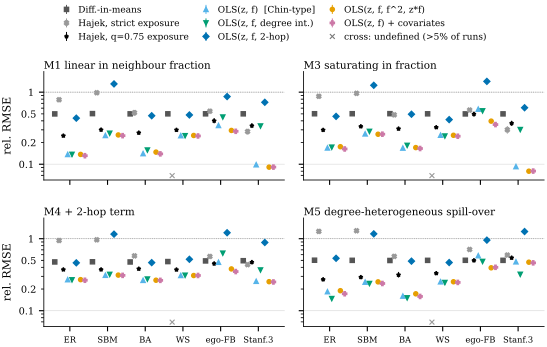

Here is the Python script that generated this plot:
"""Fig. 1 (RQ1): relative RMSE of every estimator, mechanism x graph, main grid (experiment MAIN).
Usage: python3 fig1_headline.py [design]   design in {bern0.5 (main text, default), bern0.1, cluster0.5} (appendix variants).
Input: results/replicates.parquet (fit_data == observed). rel. RMSE = RMSE/|tau| (|tau| = 2 in every cell).
Hajek estimators are undefined in a replicate when no unit has a fully treated/control neighbourhood; their
RMSE is conditional on being defined, so cells with >5% undefined replicates are drawn as a cross on the
bottom axis instead of a point."""
import sys
import numpy as np
import matplotlib.pyplot as plt
import common as C

dsg = sys.argv[1] if len(sys.argv) > 1 else "bern0.5"
C.setup_style()
df = C.load_replicates()
df = df[(df.experiment == "MAIN") & (df.dsg == dsg)]
agg = C.aggregate(df, ["mechanism", "graph", "estimator"])
mechs = [m for m in C.MECH_LABEL if m in set(agg.mechanism)]
graphs = [g for g in C.GRAPH_LABEL if g in set(agg.graph)]
ests = [e for e in C.EST_STYLE if e in set(agg.estimator)]
Rmin = int(agg.R.min())
ylo = max(agg.rel_rmse_lo.min() * 0.8, 1e-3)
yhi = agg[agg.frac_undefined <= 0.05].rel_rmse_hi.max() * 1.3

# 2 x 2 panels at the natural width (5.5 in = \\linewidth), so that the 7 pt text is not scaled down in the paper
SHORT = {"fb_stanford": "Stanf.3"}  # Stanford3: shortened so that the six tick labels do not collide in a half-width panel
nr, nc = 2, 2
fig, axes = plt.subplots(nr, nc, figsize=(C.TEXTWIDTH, 3.7), sharex=True, sharey=True, squeeze=False)
off = np.linspace(-0.40, 0.40, len(ests))
for k, (ax, m) in enumerate(zip(axes.flat, mechs)):
    for j, e in enumerate(ests):
        s = C.EST_STYLE[e]
        for i, g in enumerate(graphs):
            r = agg[(agg.mechanism == m) & (agg.graph == g) & (agg.estimator == e)]
            if r.empty:
                continue
            r = r.iloc[0]
            lab = s["label"] if (i == 0 and m == mechs[0]) else None
            if r.frac_undefined > 0.05:
                ax.plot(i + off[j], ylo * 1.15, marker="x", ms=3.5, color=s["color"], mew=0.8, ls="", label=lab)
                continue
            ax.errorbar(i + off[j], r.rel_rmse,
                        yerr=[[r.rel_rmse - r.rel_rmse_lo], [r.rel_rmse_hi - r.rel_rmse]],
                        fmt=s["marker"], color=s["color"], ms=3.0, lw=0.7, capsize=0, label=lab)
    ax.axhline(1.0, color="#999", lw=0.6, ls=":")  # error as large as the effect itself
    ax.set_yscale("log")
    ax.set_ylim(ylo, yhi)
    ax.set_title(C.MECH_LABEL[m], loc="left", fontsize=7.5, pad=2)
    ax.grid(axis="x", visible=False)
    ax.set_xticks(range(len(graphs)))
    ax.set_xticklabels([SHORT.get(g, C.GRAPH_LABEL[g]) for g in graphs], fontsize=6)
    if k % nc == 0:
        ax.set_ylabel("rel. RMSE")
h, l = axes[0, 0].get_legend_handles_labels()
if (agg.frac_undefined > 0.05).any():  # a cross on the bottom axis = estimator undefined in >5% of replicates
    h.append(plt.Line2D([], [], marker="x", color="#777", ls="", ms=3.5, mew=0.8)); l.append("cross: undefined (>5% of runs)")
fig.legend(h, l, loc="upper center", ncol=3, frameon=False, bbox_to_anchor=(0.5, 1.0), columnspacing=0.9, handletextpad=0.3, fontsize=6.5)
fig.subplots_adjust(top=0.80, left=0.085, right=0.995, hspace=0.35, wspace=0.08)
print(f"design={dsg}; min replicates per cell = {Rmin}")
print(C.save(fig, "fig1_headline" if dsg == "bern0.5" else f"figA1_headline_{dsg}"))
